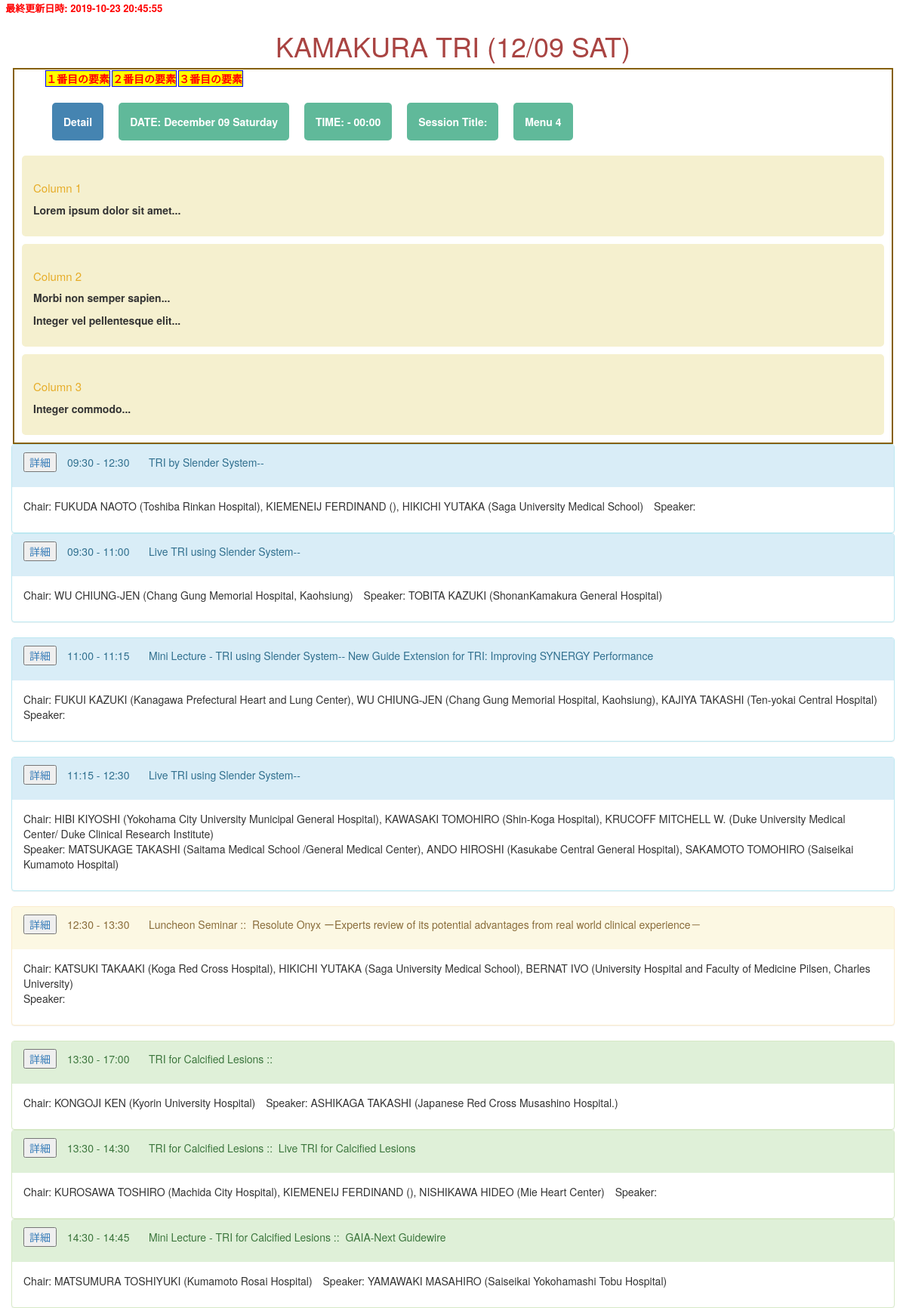
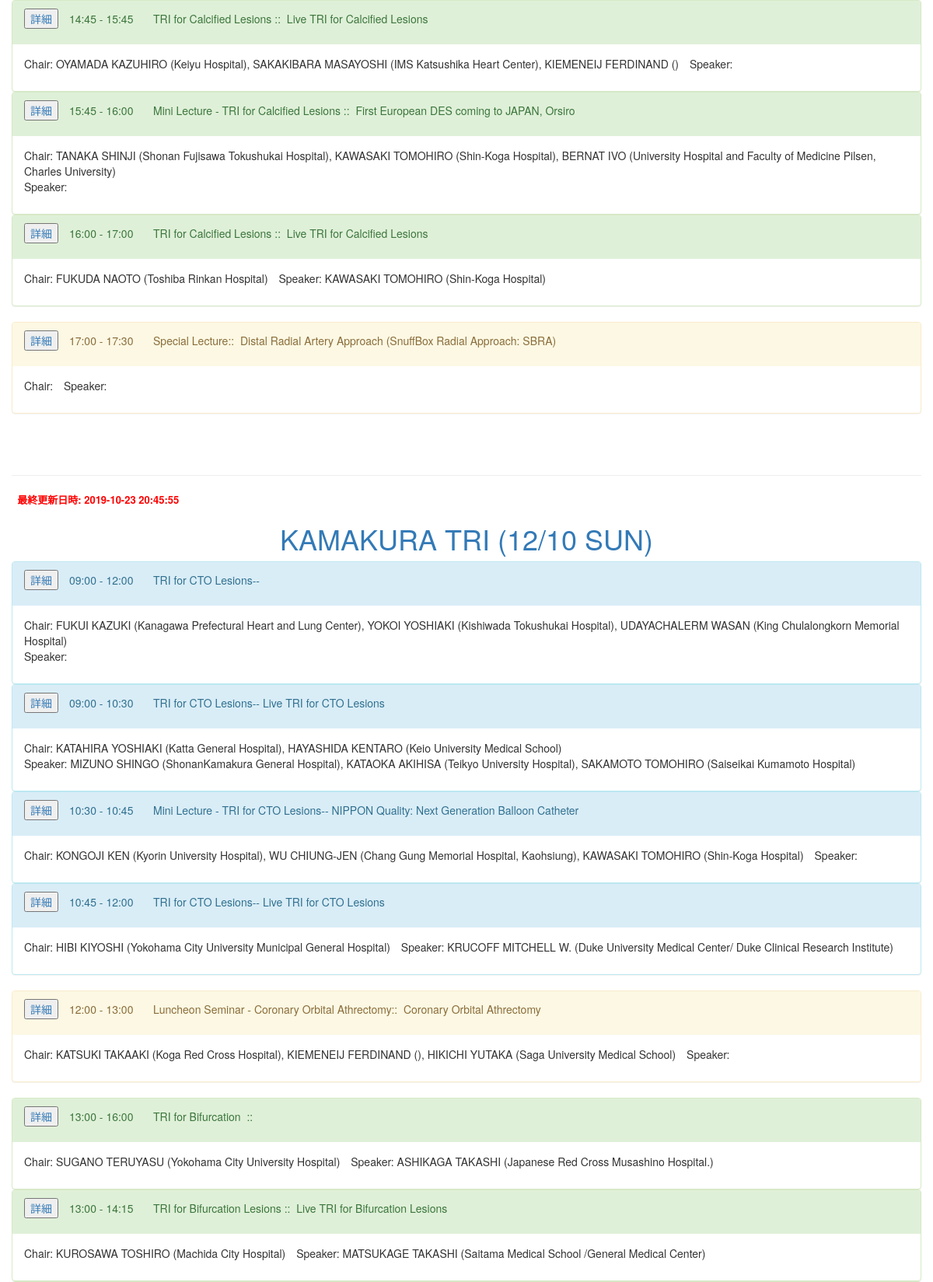
Page /25th/db_read/tri_session_all_read2.php (upper part) on the committed database (2 pictures, top to bottom).
### tables this page shows
CREATE TABLE IF NOT EXISTS `session_tbls` (
  `id` int(11) NOT NULL auto_increment,
  `sessionNo` tinyint(2) NOT NULL default '0',
  `begin` time NOT NULL default '00:00:00',
  `duration` int(5) NOT NULL default '0',
  `sessionTitle` varchar(300) NOT NULL default '',
  `cosponsor` varchar(200) NOT NULL default '',
  `lectureTitle` varchar(300) NOT NULL default '',
  `venue` varchar(50) NOT NULL default '',
  `description` text NOT NULL,
  `changed` datetime NOT NULL default '0000-00-00 00:00:00',
  `class` varchar(10) default NULL,
  `year` int(4) default '0',
  `day` date NOT NULL default '2017-12-09',
  PRIMARY KEY  (`id`)
);

### utilities/lib.php (called while the page is built, shortened)
<?php
	function _Q($argv) {
		return htmlentities($argv, ENT_QUOTES, 'UTF-8');
	}
	function makeCommonSessionListTRI($pdo, $sessionNo, $role_kind, $class, $this_year) {
		$sql = "SELECT * FROM `doctor_tbls` INNER JOIN `role_tbls` ON `doctor_tbls`.`id` = `role_tbls`.`dr_tbl_id` ";
		$sql .= "WHERE `role_tbls`.`sessionNo` = :sessionNo AND `role_tbls`.`role_kind` = :role_kind AND ";
		$sql .= "`role_tbls`.`class` = :class AND `role_tbls`.`year` = :year;";
		$stmt = $pdo->prepare($sql);
		$stmt->bindValue(":sessionNo", $sessionNo, PDO::PARAM_INT);
		$stmt->bindValue(":role_kind", $role_kind, PDO::PARAM_INT);
		$stmt->bindValue(":class", $class, PDO::PARAM_STR);
		$stmt->bindValue(":year", $this_year, PDO::PARAM_STR);
		$stmt->execute();
		$rolers = $stmt->fetchAll(PDO::FETCH_ASSOC);
		$roler_list = '';
		foreach ($rolers as $roler) {
			$roler_list .= $roler['english_sirname'].' '.$roler['english_firstname'];
			$roler_list .= ' ('.$roler['hp_name_english'].'), ';
		}
		$roler_list = rtrim($roler_list, ', ');
		return $roler_list;
	}
?>

### utilities/config.php (called while the page is built, shortened)
<?php
$this_year = '2018';
?>

### 25th/db_read/tri_session_all_read2.php (the view, shortened to what this page needs)
<?php
require_once( '../../utilities/config.php' );
require_once( '../../utilities/lib.php' );
try {
	$pdo = new PDO( "mysql:host=$db_host;dbname=$db_name_sessions;charset=utf8", $db_user, $db_password );
} catch ( PDOException $e ) {
	die( $e->getMessage() );
}
$stmt = $pdo->prepare( "SELECT * FROM `session_tbls`WHERE `class` = 'tri' AND `year` = '2017' ORDER BY `sessionNo` ASC;" );
$flag = $stmt->execute();
$rows = $stmt->fetchAll( PDO::FETCH_ASSOC );
$stmt = $pdo->prepare( "SELECT MAX(`changed`) FROM `session_tbls`;" );
$stmt->execute();
$row_come = $stmt->fetch( PDO::FETCH_ASSOC );
$stmt = $pdo->prepare( "SELECT MAX(`created`) FROM `role_tbls`" );
$stmt->execute();
$row_role = $stmt->fetch( PDO::FETCH_ASSOC );
$latest = $latest = max( $row_come[ 'MAX(`changed`)' ], $row_role[ 'MAX(`created`)' ] );
$class = 'tri';
?>
<!DOCTYPE html>
<html lang="ja">
<head>
	<link rel="stylesheet" type="text/css" href="../../bootstrap/css/bootstrap.css">
</head>
<body>
	<span style="color:red; font-weight:bold; font-size:small;">&nbsp;&nbsp;最終更新日時:
<?= $latest ?>
</span>
	<div class="container" id="day1">
		<h1 class="text-center text-danger">KAMAKURA TRI (12/09 SAT)</h1>
		<div class="row">
			<div class="main-box">
				<ul class="test">
					<li><a>１番目の要素</a>
					</li>
					<li><a>２番目の要素</a>
					</li>
					<li><a>３番目の要素</a>
					</li>
				</ul>
				<nav>
					<ul class="main-nav">
						<li><a data-toggle="collapse" href="#<?= 'collapse'.$sessionNo ?>" class="button-detail">Detail</a>
						</li>
						<li><a href="#">DATE: December 09 Saturday</a>
						</li>
						<li><a href="#">TIME: <?= _Q(mb_substr($rows[$sessionNo]['begin'], 0, 5)); ?>
							-
							<?= date("H:i" , strtotime($rows[$sessionNo]['begin']) + $rows[$sessionNo]['duration']*60); ?></a>
						</li>
						<li><a href="#">Session Title: <?= _Q($rows[$sessionNo]['sessionTitle']); ?></a>
						</li>
						<li><a href="#">Menu 4</a>
						</li>
					</ul>
				</nav>
				<section class="col-1">
					<h1>Column 1</h1>
					<p>Lorem ipsum dolor sit amet...</p>
				</section>
				<section class="col-2">
					<h1>Column 2</h1>
					<p>Morbi non semper sapien...</p>
					<p>Integer vel pellentesque elit...</p>
				</section>
				<section class="col-3">
					<h1>Column 3</h1>
					<p>Integer commodo...</p>
				</section>
			</div>
			<?php $sessionNo = 1; ?>
			<div class="panel-group border-thick">
				<?php
				if ( mb_strpos( $rows[ $sessionNo ][ 'sessionTitle' ], "裏ライブ", 0, "UTF-8" ) !== false ) {
					echo '<div class="panel panel-primary">';
				} else {
					echo '<div class="panel panel-info">';
				}
				?>
				<div class="panel-heading">
					<ul class="list-inline">
						<li>
							<a data-toggle="collapse" href="#<?= 'collapse'.$sessionNo ?>"><button type="submit" class="button-detail" >詳細</button></a>
						</li>
						<li class="bold18">
							<?= _Q(mb_substr($rows[$sessionNo]['begin'], 0, 5)); ?>
							-
							<?= date("H:i" , strtotime($rows[$sessionNo]['begin']) + $rows[$sessionNo]['duration']*60); ?>
						</li>
						<li class="bold18">
							<?= _Q($rows[$sessionNo]['sessionTitle']); ?>--
						</li>
					</ul>
				</div>
				<div class="panel-body">
					<ul class="list-inline">
						<li>Chair:
							<?= _Q(makeCommonSessionListTRI($pdo, $sessionNo, 1, $class, $this_year)); ?>
						</li>
						<li>Speaker:
						</li>
					</ul>
				</div>
			</div>
			<?php
			for ( $sessionNo = 2; $sessionNo < 5; $sessionNo++ ) {
				?>
			<div class="panel-group border-thick">
				<?php
				if ( mb_strpos( $rows[ $sessionNo ][ 'sessionTitle' ], "裏ライブ", 0, "UTF-8" ) !== false ) {
					echo '<div class="panel panel-primary">';
				} else {
					echo '<div class="panel panel-info">';
				}
				?>
				<div class="panel-heading">
					<ul class="list-inline">
						<li>
							<a data-toggle="collapse" href="#<?= 'collapse'.$sessionNo ?>"><button type="submit" class="button-detail" >詳細</button></a>
						</li>
						<li class="bold18">
							<?= _Q(mb_substr($rows[$sessionNo]['begin'], 0, 5)); ?>
							-
							<?= date("H:i" , strtotime($rows[$sessionNo]['begin']) + $rows[$sessionNo]['duration']*60); ?>
						</li>
						<li class="bold18">
							<?= _Q($rows[$sessionNo]['sessionTitle']); ?>--
							<?= _Q($rows[$sessionNo]['lectureTitle']); ?>
						</li>
					</ul>
				</div>
				<div class="panel-body">
					<ul class="list-inline">
						<li>Chair:
							<?= _Q(makeCommonSessionListTRI($pdo, $sessionNo, 1, $class, $this_year)); ?>
						</li>
						<li>Speaker:
							<?= _Q(makeCommonSessionListTRI($pdo, $sessionNo, 3, $class, $this_year)); ?>
						</li>
					</ul>
				</div>
			</div>
		</div>
		<?php
		}
		?>
		<?php $sessionNo = 5; ?>
		<div class="panel-group border-luncheon">
			<div class="panel panel-warning">
				<div class="panel-heading">
					<ul class="list-inline">
						<li>
							<a data-toggle="collapse" href="#<?= 'collapse'.$sessionNo ?>"><button type="submit" class="button-detail" >詳細</button></a>
						</li>
						<li class="bold18">
							<?= _Q(mb_substr($rows[$sessionNo]['begin'], 0, 5)); ?>
							-
							<?= date("H:i" , strtotime($rows[$sessionNo]['begin']) + $rows[$sessionNo]['duration']*60); ?>
						</li>
						<li class="bold18">
							<?=_Q($rows[$sessionNo]['sessionTitle']); ?>::&nbsp;
							<?= _Q($rows[$sessionNo]['lectureTitle']); ?>
						</li>
					</ul>
				</div>
				<div class="panel-body">
					<ul class="list-inline">
						<li>Chair:
							<?= _Q(makeCommonSessionListTRI($pdo, $sessionNo, 1, $class, $this_year)); ?>
						</li>
						<li>Speaker:
						</li>
					</ul>
				</div>
			</div>
		</div>
		<?php
		for ( $sessionNo = 6; $sessionNo < 12; $sessionNo++ ) {
			?>
		<div class="panel-group border-thick">
			<?php
			if ( mb_strpos( $rows[ $sessionNo ][ 'sessionTitle' ], "裏ライブ", 0, "UTF-8" ) !== false ) {
				echo '<div class="panel panel-primary">';
			} else {
				echo '<div class="panel panel-success">';
			}
			?>
			<div class="panel-heading">
				<ul class="list-inline">
					<li>
						<a data-toggle="collapse" href="#<?= 'collapse'.$sessionNo ?>"><button type="submit" class="button-detail" >詳細</button></a>
					</li>
					<li class="bold18">
						<?= _Q(mb_substr($rows[$sessionNo]['begin'], 0, 5)); ?>
						-
						<?= date("H:i" , strtotime($rows[$sessionNo]['begin']) + $rows[$sessionNo]['duration']*60); ?>
					</li>
					<li class="bold18">
						<?= _Q($rows[$sessionNo]['sessionTitle']); ?>&nbsp;::&nbsp;
						<?= _Q($rows[$sessionNo]['lectureTitle']); ?>
					</li>
				</ul>
			</div>
			<div class="panel-body">
				<ul class="list-inline">
					<li>Chair:
						<?= _Q(makeCommonSessionListTRI($pdo, $sessionNo, 1, $class, $this_year)); ?>
					</li>
					<li>Speaker:
						<?= _Q(makeCommonSessionListTRI($pdo, $sessionNo, 3, $class, $this_year)); ?>
					</li>
				</ul>
			</div>
		</div>
		<?php
		}
		?>
	</div>
	<?php $sessionNo = 21; ?>
	<div class="panel-group border-luncheon">
		<div class="panel panel-warning">
			<div class="panel-heading">
				<ul class="list-inline">
					<li>
						<a data-toggle="collapse" href="#<?= 'collapse'.$sessionNo ?>"><button type="submit" class="button-detail" >詳細</button></a>
					</li>
					<li class="bold18">
						<?= _Q(mb_substr($rows[$sessionNo]['begin'], 0, 5)); ?>
						-
						<?= date("H:i" , strtotime($rows[$sessionNo]['begin']) + $rows[$sessionNo]['duration']*60); ?>
					</li>
					<li class="bold18">
						<?=_Q($rows[$sessionNo]['sessionTitle']); ?>::&nbsp;
						<?= _Q($rows[$sessionNo]['lectureTitle']); ?>
					</li>
				</ul>
			</div>
			<div class="panel-body">
				<ul class="list-inline">
					<li>Chair:
					</li>
					<li>Speaker:
					</li>
				</ul>
			</div>
		</div>
	</div>
	<h1><br></h1>
	<hr>
	<span style="color:red; font-weight:bold; font-size:small;">&nbsp;&nbsp;最終更新日時:
<?= $latest ?>
</span>
	<div class="container" id="day2">
		<h1 class="text-center text-primary">KAMAKURA TRI (12/10 SUN)</h1>
		<div class="row">
			<?php
			for ( $sessionNo = 12; $sessionNo < 16; $sessionNo++ ) {
				?>
			<div class="panel-group border-thick">
				<?php
				if ( mb_strpos( $rows[ $sessionNo ][ 'sessionTitle' ], "裏ライブ", 0, "UTF-8" ) !== false ) {
					echo '<div class="panel panel-primary">';
				} else {
					echo '<div class="panel panel-info">';
				}
				?>
				<div class="panel-heading">
					<ul class="list-inline">
						<li>
							<a data-toggle="collapse" href="#<?= 'collapse'.$sessionNo ?>"><button type="submit" class="button-detail" >詳細</button></a>
						</li>
						<li class="bold18">
							<?= _Q(mb_substr($rows[$sessionNo]['begin'], 0, 5)); ?>
							-
							<?= date("H:i" , strtotime($rows[$sessionNo]['begin']) + $rows[$sessionNo]['duration']*60); ?>
						</li>
						<li class="bold18">
							<?= _Q($rows[$sessionNo]['sessionTitle']); ?>--
							<?= _Q($rows[$sessionNo]['lectureTitle']); ?>
						</li>
					</ul>
				</div>
				<div class="panel-body">
					<ul class="list-inline">
						<li>Chair:
							<?= _Q(makeCommonSessionListTRI($pdo, $sessionNo, 1, $class, $this_year)); ?>
						</li>
						<li>Speaker:
							<?= _Q(makeCommonSessionListTRI($pdo, $sessionNo, 3, $class, $this_year)); ?>
						</li>
					</ul>
				</div>
			</div>
			<?php
			}
			?>
		</div>
		<?php $sessionNo = 16; ?>
		<div class="panel-group border-luncheon">
			<div class="panel panel-warning">
				<div class="panel-heading">
					<ul class="list-inline">
						<li>
							<a data-toggle="collapse" href="#<?= 'collapse'.$sessionNo ?>"><button type="submit" class="button-detail" >詳細</button></a>
						</li>
						<li class="bold18">
							<?= _Q(mb_substr($rows[$sessionNo]['begin'], 0, 5)); ?>
							-
							<?= date("H:i" , strtotime($rows[$sessionNo]['begin']) + $rows[$sessionNo]['duration']*60); ?>
						</li>
						<li class="bold18">
							<?=_Q($rows[$sessionNo]['sessionTitle']); ?>::&nbsp;
							<?= _Q($rows[$sessionNo]['lectureTitle']); ?>
						</li>
					</ul>
				</div>
				<div class="panel-body">
					<ul class="list-inline">
						<li>Chair:
							<?= _Q(makeCommonSessionListTRI($pdo, $sessionNo, 1, $class, $this_year)); ?>
						</li>
						<li>Speaker:
						</li>
					</ul>
				</div>
			</div>
		</div>
		<?php
		for ( $sessionNo = 17; $sessionNo < 21; $sessionNo++ ) {
			?>
		<div class="panel-group border-thick">
			<?php
			if ( mb_strpos( $rows[ $sessionNo ][ 'sessionTitle' ], "裏ライブ", 0, "UTF-8" ) !== false ) {
				echo '<div class="panel panel-primary">';
			} else {
				echo '<div class="panel panel-success">';
			}
			?>
			<div class="panel-heading">
				<ul class="list-inline">
					<li>
						<a data-toggle="collapse" href="#<?= 'collapse'.$sessionNo ?>"><button type="submit" class="button-detail" >詳細</button></a>
					</li>
					<li class="bold18">
						<?= _Q(mb_substr($rows[$sessionNo]['begin'], 0, 5)); ?>
						-
						<?= date("H:i" , strtotime($rows[$sessionNo]['begin']) + $rows[$sessionNo]['duration']*60); ?>
					</li>
					<li class="bold18">
						<?= _Q($rows[$sessionNo]['sessionTitle']); ?>&nbsp;::&nbsp;
						<?= _Q($rows[$sessionNo]['lectureTitle']); ?>
					</li>
				</ul>
			</div>
			<div class="panel-body">
				<ul class="list-inline">
					<li>Chair:
						<?= _Q(makeCommonSessionListTRI($pdo, $sessionNo, 1, $class, $this_year)); ?>
					</li>
					<li>Speaker:
						<?= _Q(makeCommonSessionListTRI($pdo, $sessionNo, 3, $class, $this_year)); ?>
					</li>
				</ul>
			</div>
		</div>
		<?php
		}
		?>
	</div>
</body>
</html>

### 25th/db_read/tri_session_all_read2.php (style rules this page uses)
.main-box { border: 2px #866002 solid; margin-left: 2px; margin-right: 2px; font-weight: bold; font-size: 1.0em; }
.main-nav { display: flex; justify-content: left; list-style: none; }
.main-nav a { margin: 10px; border-radius: 5px; background: #60B99A; color: #fff; display: block; padding: 15px; text-decoration: none; }
.main-nav .button-detail { background: #4584b1; }
.main-box section { margin: 10px; border-radius: 5px; background: #F5F0CF; padding: 15px; }
.main-box h1 { color: #E6AC27; font-size: 1.5rem; }
.main-box p { margin-top: 10px; }
ul.test { display: -webkit-flex; display: flex; justify-content: left; list-style: none; }
ul.test a { margin: 1px; border: solid 1px blue; list-style: none; color: red; background: yellow; display: block; }

### rows in the picture
session_tbls: begin "09:30", date("H:i" , strtotime($rows[$sessionNo]['begin']) + $rows[$sessionNo]['duration']*60) "12:30", sessionTitle "TRI by Slender System"
session_tbls: begin "09:30", date("H:i" , strtotime($rows[$sessionNo]['begin']) + $rows[$sessionNo]['duration']*60) "11:00", sessionTitle "Live TRI using Slender System", this_year "WU CHIUNG-JEN (Chang Gung Memorial Hospital, Kaohsiung)", this_year "TOBITA KAZUKI (ShonanKamakura General Hospital)"
session_tbls: begin "11:00", date("H:i" , strtotime($rows[$sessionNo]['begin']) + $rows[$sessionNo]['duration']*60) "11:15", sessionTitle "Mini Lecture - TRI using Slender System", lectureTitle "New Guide Extension for TRI: Improving SYNERGY Performance", this_year "FUKUI KAZUKI (Kanagawa Prefectural Heart and Lung Center), WU CHIUNG-JEN (Chang Gung Memorial Hospital, Kaohsiung), KAJIYA TAKASHI (Ten-yokai Central Hospital)"
session_tbls: begin "11:15", date("H:i" , strtotime($rows[$sessionNo]['begin']) + $rows[$sessionNo]['duration']*60) "12:30", sessionTitle "Live TRI using Slender System", this_year "HIBI KIYOSHI (Yokohama City University Municipal General Hospital), KAWASAKI TOMOHIRO (Shin-Koga Hospital), KRUCOFF MITCHELL W. (Duke University Medical Center/ Duke Clinical Research Institute)", this_year "MATSUKAGE TAKASHI (Saitama Medical School /General Medical Center), ANDO HIROSHI (Kasukabe Central General Hospital), SAKAMOTO TOMOHIRO (Saiseikai Kumamoto Hospital)"
session_tbls: begin "12:30", date("H:i" , strtotime($rows[$sessionNo]['begin']) + $rows[$sessionNo]['duration']*60) "13:30", sessionTitle "Luncheon Seminar", lectureTitle "Resolute Onyx ーExperts review of its potential advantages from real world clinical experience－"
session_tbls: begin "13:30", date("H:i" , strtotime($rows[$sessionNo]['begin']) + $rows[$sessionNo]['duration']*60) "17:00", sessionTitle "TRI for Calcified Lesions", this_year "KONGOJI KEN (Kyorin University Hospital)", this_year "ASHIKAGA TAKASHI (Japanese Red Cross Musashino Hospital.)"
session_tbls: begin "13:30", date("H:i" , strtotime($rows[$sessionNo]['begin']) + $rows[$sessionNo]['duration']*60) "14:30", sessionTitle "TRI for Calcified Lesions", lectureTitle "Live TRI for Calcified Lesions", this_year "KUROSAWA TOSHIRO (Machida City Hospital), KIEMENEIJ FERDINAND (), NISHIKAWA HIDEO (Mie Heart Center)"
session_tbls: begin "14:30", date("H:i" , strtotime($rows[$sessionNo]['begin']) + $rows[$sessionNo]['duration']*60) "14:45", sessionTitle "Mini Lecture - TRI for Calcified Lesions", lectureTitle "GAIA-Next Guidewire", this_year "MATSUMURA TOSHIYUKI (Kumamoto Rosai Hospital)", this_year "YAMAWAKI MASAHIRO (Saiseikai Yokohamashi Tobu Hospital)"
session_tbls: begin "14:45", date("H:i" , strtotime($rows[$sessionNo]['begin']) + $rows[$sessionNo]['duration']*60) "15:45", sessionTitle "TRI for Calcified Lesions", lectureTitle "Live TRI for Calcified Lesions", this_year "OYAMADA KAZUHIRO (Keiyu Hospital), SAKAKIBARA MASAYOSHI (IMS Katsushika Heart Center), KIEMENEIJ FERDINAND ()"
session_tbls: begin "15:45", date("H:i" , strtotime($rows[$sessionNo]['begin']) + $rows[$sessionNo]['duration']*60) "16:00", sessionTitle "Mini Lecture - TRI for Calcified Lesions", lectureTitle "First European DES coming to JAPAN, Orsiro", this_year "TANAKA SHINJI (Shonan Fujisawa Tokushukai Hospital), KAWASAKI TOMOHIRO (Shin-Koga Hospital), BERNAT IVO (University Hospital and Faculty of Medicine Pilsen, Charles University)"
session_tbls: begin "16:00", date("H:i" , strtotime($rows[$sessionNo]['begin']) + $rows[$sessionNo]['duration']*60) "17:00", sessionTitle "TRI for Calcified Lesions", lectureTitle "Live TRI for Calcified Lesions", this_year "FUKUDA NAOTO (Toshiba Rinkan Hospital)", this_year "KAWASAKI TOMOHIRO (Shin-Koga Hospital)"
session_tbls: begin "17:00", date("H:i" , strtotime($rows[$sessionNo]['begin']) + $rows[$sessionNo]['duration']*60) "17:30", sessionTitle "Special Lecture", lectureTitle "Distal Radial Artery Approach (SnuffBox Radial Approach: SBRA)"
session_tbls: begin "09:00", date("H:i" , strtotime($rows[$sessionNo]['begin']) + $rows[$sessionNo]['duration']*60) "12:00", sessionTitle "TRI for CTO Lesions", this_year "FUKUI KAZUKI (Kanagawa Prefectural Heart and Lung Center), YOKOI YOSHIAKI (Kishiwada Tokushukai Hospital), UDAYACHALERM WASAN (King Chulalongkorn Memorial Hospital)"
session_tbls: begin "09:00", date("H:i" , strtotime($rows[$sessionNo]['begin']) + $rows[$sessionNo]['duration']*60) "10:30", sessionTitle "TRI for CTO Lesions", lectureTitle "Live TRI for CTO Lesions", this_year "KATAHIRA YOSHIAKI (Katta General Hospital), HAYASHIDA KENTARO (Keio University Medical School)", this_year "MIZUNO SHINGO (ShonanKamakura General Hospital), KATAOKA AKIHISA (Teikyo University Hospital), SAKAMOTO TOMOHIRO (Saiseikai Kumamoto Hospital)"
session_tbls: begin "10:30", date("H:i" , strtotime($rows[$sessionNo]['begin']) + $rows[$sessionNo]['duration']*60) "10:45", sessionTitle "Mini Lecture - TRI for CTO Lesions", lectureTitle "NIPPON Quality: Next Generation Balloon Catheter", this_year "KONGOJI KEN (Kyorin University Hospital), WU CHIUNG-JEN (Chang Gung Memorial Hospital, Kaohsiung), KAWASAKI TOMOHIRO (Shin-Koga Hospital)"
session_tbls: begin "10:45", date("H:i" , strtotime($rows[$sessionNo]['begin']) + $rows[$sessionNo]['duration']*60) "12:00", sessionTitle "TRI for CTO Lesions", lectureTitle "Live TRI for CTO Lesions", this_year "HIBI KIYOSHI (Yokohama City University Municipal General Hospital)", this_year "KRUCOFF MITCHELL W. (Duke University Medical Center/ Duke Clinical Research Institute)"
session_tbls: begin "12:00", date("H:i" , strtotime($rows[$sessionNo]['begin']) + $rows[$sessionNo]['duration']*60) "13:00", sessionTitle "Luncheon Seminar - Coronary Orbital Athrectomy", lectureTitle "Coronary Orbital Athrectomy"
session_tbls: begin "13:00", date("H:i" , strtotime($rows[$sessionNo]['begin']) + $rows[$sessionNo]['duration']*60) "16:00", sessionTitle "TRI for Bifurcation", this_year "SUGANO TERUYASU (Yokohama City University Hospital)", this_year "ASHIKAGA TAKASHI (Japanese Red Cross Musashino Hospital.)"
session_tbls: begin "13:00", date("H:i" , strtotime($rows[$sessionNo]['begin']) + $rows[$sessionNo]['duration']*60) "14:15", sessionTitle "TRI for Bifurcation Lesions", lectureTitle "Live TRI for Bifurcation Lesions", this_year "KUROSAWA TOSHIRO (Machida City Hospital)", this_year "MATSUKAGE TAKASHI (Saitama Medical School /General Medical Center)"

### other values in the picture
$latest "2019-10-23 20:45:55"
_Q(makeCommonSessionListTRI($pdo, $sessionNo, 1, $class, $this_year)) "FUKUDA NAOTO (Toshiba Rinkan Hospital), KIEMENEIJ FERDINAND (), HIKICHI YUTAKA (Saga University Medical School)"
_Q(makeCommonSessionListTRI($pdo, $sessionNo, 1, $class, $this_year)) "KATSUKI TAKAAKI (Koga Red Cross Hospital), HIKICHI YUTAKA (Saga University Medical School), BERNAT IVO (University Hospital and Faculty of Medicine Pilsen, Charles University)"
_Q(makeCommonSessionListTRI($pdo, $sessionNo, 1, $class, $this_year)) "KATSUKI TAKAAKI (Koga Red Cross Hospital), KIEMENEIJ FERDINAND (), HIKICHI YUTAKA (Saga University Medical School)"
